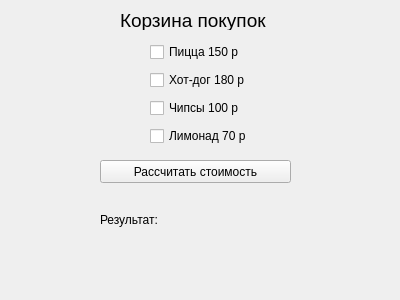
<?xml version="1.0" encoding="UTF-8"?>
<ui version="4.0">
 <class>Form</class>
 <widget class="QWidget" name="Form">
  <property name="geometry">
   <rect>
    <x>0</x>
    <y>0</y>
    <width>400</width>
    <height>300</height>
   </rect>
  </property>
  <property name="windowTitle">
   <string>Form</string>
  </property>
  <widget class="QLabel" name="label">
   <property name="geometry">
    <rect>
     <x>120</x>
     <y>10</y>
     <width>181</width>
     <height>20</height>
    </rect>
   </property>
   <property name="font">
    <font>
     <pointsize>14</pointsize>
    </font>
   </property>
   <property name="text">
    <string>Корзина покупок</string>
   </property>
  </widget>
  <widget class="QWidget" name="gridLayoutWidget">
   <property name="geometry">
    <rect>
     <x>150</x>
     <y>40</y>
     <width>101</width>
     <height>111</height>
    </rect>
   </property>
   <layout class="QGridLayout" name="gridLayout">
    <item row="3" column="0">
     <widget class="QCheckBox" name="checkBox_4">
      <property name="text">
       <string>Лимонад 70 р</string>
      </property>
     </widget>
    </item>
    <item row="2" column="0">
     <widget class="QCheckBox" name="checkBox_3">
      <property name="text">
       <string>Чипсы 100 р</string>
      </property>
     </widget>
    </item>
    <item row="1" column="0">
     <widget class="QCheckBox" name="checkBox_2">
      <property name="text">
       <string>Хот-дог 180 р</string>
      </property>
     </widget>
    </item>
    <item row="0" column="0">
     <widget class="QCheckBox" name="checkBox">
      <property name="text">
       <string>Пицца 150 р</string>
      </property>
     </widget>
    </item>
   </layout>
  </widget>
  <widget class="QPushButton" name="pushButton">
   <property name="geometry">
    <rect>
     <x>100</x>
     <y>160</y>
     <width>191</width>
     <height>23</height>
    </rect>
   </property>
   <property name="text">
    <string>Рассчитать стоимость</string>
   </property>
  </widget>
  <widget class="QLabel" name="label_2">
   <property name="geometry">
    <rect>
     <x>100</x>
     <y>210</y>
     <width>211</width>
     <height>20</height>
    </rect>
   </property>
   <property name="text">
    <string>Результат:</string>
   </property>
  </widget>
 </widget>
 <resources/>
 <connections/>
</ui>
